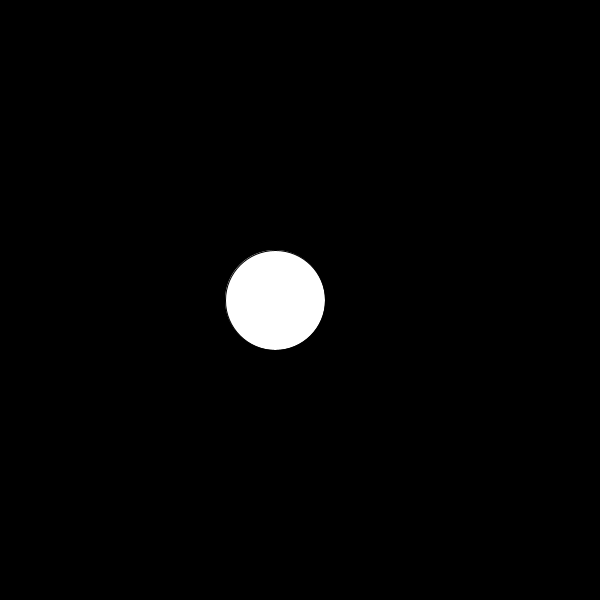
Frame 1 (no input)
Frame 60 (the mouse pressed at the canvas centre just before this capture): identical to frame 1, image omitted
Frame 120 (the mouse held since frame 60 and released just before this capture): blank canvas, image omitted

The Processing sketch that drew this single still picture (run headless with seeded random() and noise(); from frame 60 on, the mouse is pressed at the canvas centre):

// Processing sketch: processing_46855
// ── processing_46855.pde

int xpos;
int op;
void setup(){
size(600,600);

op= 255;
xpos = 275;
}

void draw(){
background(0);
ellipse(xpos, 300, 100, 100);

if (mousePressed){
op= op-5;

ellipse(xpos, 300, 100, 100);
fill(255,255,255,op);
}
}
